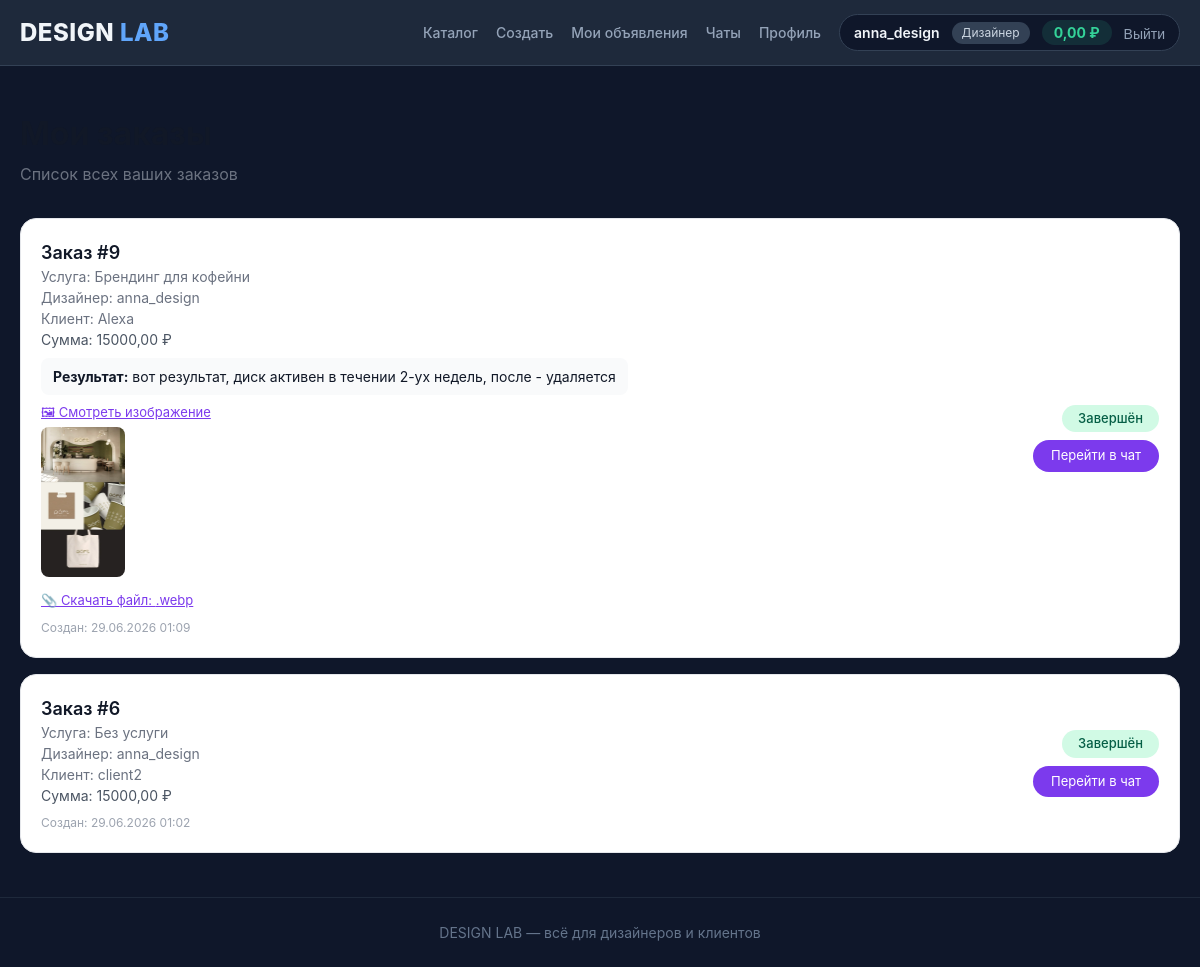
Page /my-orders/ (signed in) on the committed database.
### accounts/models.py (models this page shows, shortened)
class User(AbstractUser):
    ROLE_CHOICES = [
        ('admin', 'Администратор'),
        ('designer', 'Дизайнер'),
        ('client', 'Клиент'),
    ]
    role = models.CharField(max_length=20, choices=ROLE_CHOICES, default='client')
    phone = models.CharField(max_length=20, blank=True)
    avatar = models.ImageField(upload_to='avatars/', blank=True, null=True)
    bio = models.TextField(blank=True)
    company = models.CharField(max_length=200, blank=True)
    gender = models.CharField(max_length=10, blank=True)
    birth_date = models.DateField(null=True, blank=True)
    age = models.IntegerField(null=True, blank=True)
    created_at = models.DateTimeField(auto_now_add=True)
    last_seen = models.DateTimeField(null=True, blank=True)
    balance = models.DecimalField(max_digits=10, decimal_places=2, default=0, verbose_name='Баланс (руб)')
    @property
    def is_admin(self):
        return self.role == 'admin'

### projects/models.py (models this page shows, shortened)
class Order(models.Model):
    class Status(models.TextChoices):
        THINKING = 'thinking', 'Думаете над проектом'
        PAID = 'paid', 'Оплачен'
        IN_PROGRESS = 'in_progress', 'В разработке'
        READY = 'ready', 'Готово'
        COMPLETED = 'completed', 'Завершён'
        CANCELLED = 'cancelled', 'Отменён'
    client = models.ForeignKey(settings.AUTH_USER_MODEL, on_delete=models.CASCADE, related_name='orders_client', limit_choices_to={'role': 'client'}, verbose_name='Клиент')
    designer = models.ForeignKey(settings.AUTH_USER_MODEL, on_delete=models.CASCADE, related_name='orders_designer', limit_choices_to={'role': 'designer'}, verbose_name='Дизайнер')
    service = models.ForeignKey(Service, on_delete=models.SET_NULL, null=True, blank=True, related_name='orders', verbose_name='Услуга')
    status = models.CharField(max_length=20, choices=Status.choices, default=Status.THINKING, verbose_name='Статус')
    price = models.DecimalField(max_digits=10, decimal_places=2, default=0, verbose_name='Сумма')
    result = models.TextField(blank=True, verbose_name='Результат работы')
    client_confirmed = models.BooleanField(default=False, verbose_name='Клиент подтвердил')
    designer_confirmed = models.BooleanField(default=False, verbose_name='Дизайнер подтвердил')
    created_at = models.DateTimeField(auto_now_add=True, verbose_name='Дата заказа')
    updated_at = models.DateTimeField(auto_now=True, verbose_name='Последнее обновление')
    class Meta:
        verbose_name = 'Заказ'
        verbose_name_plural = 'Заказы'
        ordering = ['-created_at']

class Service(models.Model):
    SPHERE_CHOICES = [
        ('branding', 'Брендинг'),
        ('web', 'Веб-дизайн'),
        ('graphic', 'Графический дизайн'),
        ('interior', 'Интерьеры'),
        ('other', 'Другое'),
    ]
    designer = models.ForeignKey(settings.AUTH_USER_MODEL, on_delete=models.CASCADE, related_name='services', limit_choices_to={'role': 'designer'}, verbose_name='Дизайнер')
    title = models.CharField(max_length=200, verbose_name='Название услуги')
    description = models.TextField(verbose_name='Описание')
    sphere = models.CharField(max_length=20, choices=SPHERE_CHOICES, verbose_name='Сфера')
    price = models.DecimalField(max_digits=10, decimal_places=2, default=0, verbose_name='Цена (₽)')
    is_active = models.BooleanField(default=True, verbose_name='Активно')
    created_at = models.DateTimeField(auto_now_add=True, verbose_name='Дата создания')
    class Meta:
        verbose_name = 'Услуга'
        verbose_name_plural = 'Услуги'
        ordering = ['-created_at']

class Message(models.Model):
    sender = models.ForeignKey(settings.AUTH_USER_MODEL, on_delete=models.CASCADE, related_name='sent_messages', verbose_name='Отправитель')
    receiver = models.ForeignKey(settings.AUTH_USER_MODEL, on_delete=models.CASCADE, related_name='received_messages', verbose_name='Получатель')
    text = models.TextField(verbose_name='Текст сообщения')
    is_read = models.BooleanField(default=False, verbose_name='Прочитано')
    order = models.ForeignKey(Order, on_delete=models.SET_NULL, null=True, blank=True, related_name='messages', verbose_name='Заказ')
    file = models.FileField(upload_to='chat_files/', blank=True, null=True, verbose_name='Вложение')
    image = models.ImageField(upload_to='chat_images/', blank=True, null=True, verbose_name='Изображение')
    created_at = models.DateTimeField(auto_now_add=True, verbose_name='Дата отправки')
    class Meta:
        verbose_name = 'Сообщение'
        verbose_name_plural = 'Сообщения'
        ordering = ['created_at']

### core/views.py (the view)
# urls.py: path('my-orders/', views.my_orders, name='my_orders'),
@login_required
def my_orders(request):
    if request.user.is_admin:
        messages.error(request, 'Администратор не имеет доступа к заказам')
        return redirect('home')
    user = request.user
    if user.role == 'client':
        orders = Order.objects.filter(client=user)
    elif user.role == 'designer':
        orders = Order.objects.filter(designer=user)
    else:
        orders = Order.objects.none()
    unread_count = Message.objects.filter(receiver=request.user, is_read=False).count()
    return render(request, 'my_orders.html', {'orders': orders, 'unread_count': unread_count})

### templates/my_orders.html (shortened to what this page needs)
{% extends 'base.html' %}
{% block content %}
<div style="max-width: 1200px; margin: 0 auto;">
    <h1 style="font-size: 32px; font-weight: 700; color: #111827; margin-bottom: 4px;">
    </h1>
    <p style="color: #6b7280; margin-bottom: 32px;">
        Список всех ваших заказов
    </p>
    {% if orders %}
        <div style="display: flex; flex-direction: column; gap: 16px;">
            {% for order in orders %}
            <div style="background: #ffffff; border: 1px solid #e5e7eb; border-radius: 16px; padding: 20px; display: flex; justify-content: space-between; align-items: center; flex-wrap: wrap; gap: 16px;">
                <div>
                    <h3 style="font-size: 18px; font-weight: 600; color: #111827;">
                        Заказ #{{ order.id }}
                    </h3>
                    <p style="color: #6b7280; font-size: 14px;">
                        Услуга: {{ order.service.title|default:"Без услуги" }}
                    </p>
                    <p style="color: #6b7280; font-size: 14px;">
                        Дизайнер: {{ order.designer.username }}
                    </p>
                    <p style="color: #6b7280; font-size: 14px;">
                        Клиент: {{ order.client.username }}
                    </p>
                    <p style="color: #4b5563; font-size: 14px;">
                        Сумма: {{ order.price }} ₽
                    </p>
                    {% if order.result %}
                        <p style="color: #111827; font-size: 14px; margin-top: 8px; background: #f9fafb; padding: 8px 12px; border-radius: 8px;">
                            <strong>Результат:</strong> {{ order.result }}
                        </p>
                    {% endif %}
                    {% for msg in order.messages.all %}
                        {% if msg.file %}
                            <div style="margin-top: 4px;">
                                <a href="{{ msg.file.url }}" target="_blank" style="color: #7c3aed; font-size: 13px;">
                                    📎 Скачать файл: {{ msg.file.name|slice:"12:" }}
                                </a>
                            </div>
                        {% endif %}
                        {% if msg.image %}
                            <div style="margin-top: 4px;">
                                <a href="{{ msg.image.url }}" target="_blank" style="color: #7c3aed; font-size: 13px;">
                                    🖼 Смотреть изображение
                                </a>
                                <br>
                                <img src="{{ msg.image.url }}" alt="Изображение" style="max-width: 150px; max-height: 150px; border-radius: 8px; margin-top: 4px;">
                            </div>
                        {% endif %}
                    {% endfor %}
                    <p style="color: #9ca3af; font-size: 12px; margin-top: 8px;">
                        Создан: {{ order.created_at|date:"d.m.Y H:i" }}
                    </p>
                </div>
                <div style="display: flex; flex-direction: column; align-items: flex-end; gap: 8px;">
                    <span style="display: inline-block; padding: 4px 16px; border-radius: 30px; font-size: 13px; font-weight: 500;
                        {% if order.status == 'thinking' %}background: #fef3c7; color: #92400e;
                        {% elif order.status == 'paid' %}background: #dbeafe; color: #1e40af;
                        {% elif order.status == 'in_progress' %}background: #ede9fe; color: #7c3aed;
                        {% elif order.status == 'ready' %}background: #d1fae5; color: #065f46;
                        {% elif order.status == 'completed' %}background: #d1fae5; color: #065f46;
                        {% elif order.status == 'cancelled' %}background: #f3f4f6; color: #6b7280;
                        {% elif order.status == 'cancelled' %}
                        Отменён
                        {% endif %}">
                        {{ order.get_status_display }}
                    </span>
                    <a href="{% url 'chat_detail' order.designer.id %}" style="background: #7c3aed; color: #fff; padding: 6px 18px; border-radius: 30px; text-decoration: none; font-size: 13px;">
                        Перейти в чат
                    </a>
                </div>
            </div>
            {% endfor %}
        </div>
    {% else %}
        <div style="text-align: center; padding: 60px 20px; background: #f9fafb; border-radius: 20px;">
            <p style="color: #6b7280; font-size: 18px;">
                У вас пока нет заказов
            </p>
        </div>
    {% endif %}
</div>
{% endblock %}

### templates/base.html (shortened to what this page needs)
<!DOCTYPE html>
<html lang="ru">
<head>
</head>
<body>
    <header class="header">
        <div class="container">
            <div class="header-content">
                <a href="/" class="logo">DESIGN <span>LAB</span></a>
                <div class="nav">
                    {% if user.is_authenticated %}
                        <a href="{% url 'services_list' %}">Каталог</a>
                        {% if user.role == 'designer' %}
                            <a href="{% url 'create_service' %}">Создать</a>
                            <a href="{% url 'my_services' %}">Мои объявления</a>
                            <a href="{% url 'chats_list' %}">
                                Чаты
                            </a>
                            <a href="{% url 'profile' %}">Профиль</a>
                        {% endif %}
                        <div class="user-info">
                            <span class="user-name">{{ user.username }}</span>
                            <span class="user-role">{{ user.get_role_display }}</span>
                            <span class="user-balance">{{ user.balance }} ₽</span>
                            <form method="post" action="{% url 'logout' %}" style="display:inline;">
                                <button type="submit" class="logout-btn">Выйти</button>
                            </form>
                        </div>
                    {% else %}
                        <a href="{% url 'login' %}">Вход</a>
                        <a href="{% url 'register' %}">Регистрация</a>
                    {% endif %}
                </div>
            </div>
        </div>
    </header>
    <main class="main">
        <div class="container">
            {% block content %}
            {% endblock %}
        </div>
    </main>
    <footer class="footer">
        <div class="container">
            DESIGN LAB — всё для дизайнеров и клиентов
        </div>
    </footer>
</body>
</html>

### templates/base.html (style rules this page uses)
* { margin: 0; padding: 0; box-sizing: border-box; }
body { font-family: -apple-system, BlinkMacSystemFont, 'Segoe UI', Roboto, Arial, sans-serif; background: #0f172a; color: #e2e8f0; line-height: 1.5; }
.container { max-width: 1200px; margin: 0 auto; padding: 0 20px; }
.header { background: #1e293b; border-bottom: 1px solid #334155; padding: 14px 0; position: sticky; top: 0; z-index: 100; }
.header-content { display: flex; justify-content: space-between; align-items: center; flex-wrap: wrap; gap: 12px; }
.logo { font-size: 24px; font-weight: 800; color: #f1f5f9; text-decoration: none; letter-spacing: 0.5px; }
.logo span { color: #60a5fa; }
.nav { display: flex; gap: 18px; align-items: center; flex-wrap: wrap; }
.nav a { text-decoration: none; color: #94a3b8; font-size: 14px; font-weight: 500; transition: color 0.2s; }
.user-info { display: flex; align-items: center; gap: 12px; background: #0f172a; border: 1px solid #334155; padding: 5px 14px; border-radius: 30px; }
.user-name { font-weight: 600; font-size: 14px; color: #f1f5f9; }
.user-role { font-size: 12px; color: #cbd5e1; background: #334155; padding: 2px 10px; border-radius: 30px; }
.user-balance { font-size: 14px; font-weight: 700; color: #34d399; background: rgba(52, 211, 153, 0.12); padding: 2px 12px; border-radius: 30px; }
.logout-btn { background: none; border: none; color: #94a3b8; cursor: pointer; font-size: 14px; transition: color 0.2s; }
.main { padding: 44px 0; min-height: 70vh; }
.footer { text-align: center; padding: 24px 0; color: #64748b; border-top: 1px solid #1e293b; font-size: 14px; }

### rows in the picture
User: username "anna_design", role "Дизайнер", balance "0,00"
Order: id "9", service "Брендинг для кофейни", designer.username "anna_design", client.username "Alexa", price "15000,00", result "вот результат, диск активен в течении 2-ух недель, после - удаляется", created_at "29.06.2026 01:09", status "Завершён"
Message: image (picture)
Message: file.name ".webp"
Order: id "6", service "Без услуги", designer.username "anna_design", client.username "client2", price "15000,00", created_at "29.06.2026 01:02", status "Завершён"
